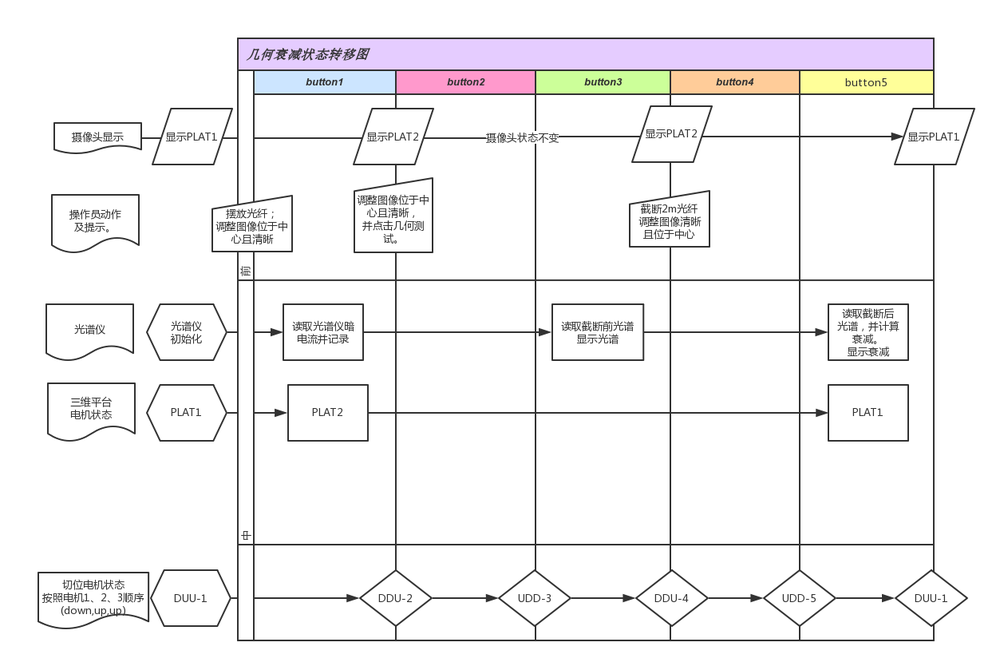
#> input picture setting/md/switch.png, 1000 x 666 px, shrunk from 1253 x 834 before the run; its folder holds only this picture in this run
$ python -i sharp.py   (imports and definitions only)
#> lines starting #> are read from the running program, lines starting #| are printed output that depends on the picture
#!/usr/bin/python
from __future__ import division
import cv2
import numpy as np
import pdb
import time
import matplotlib.pyplot as plt


class IsSharp(object):
    """docstring for IsSharp"""
    def __init__(self,file):
#> called with file = 'setting/md/switch.png'
        super(IsSharp, self).__init__()
        # self.arg = arg
        self.img = cv2.imread(file)
#> self.img is the input picture: shape (666, 1000, 3); mean B, G, R 242.9, 242.1, 243.2


    def isSharp(self):
        time0 = time.time()
        img = self.img
        img = cv2.cvtColor(img, cv2.COLOR_RGB2GRAY)
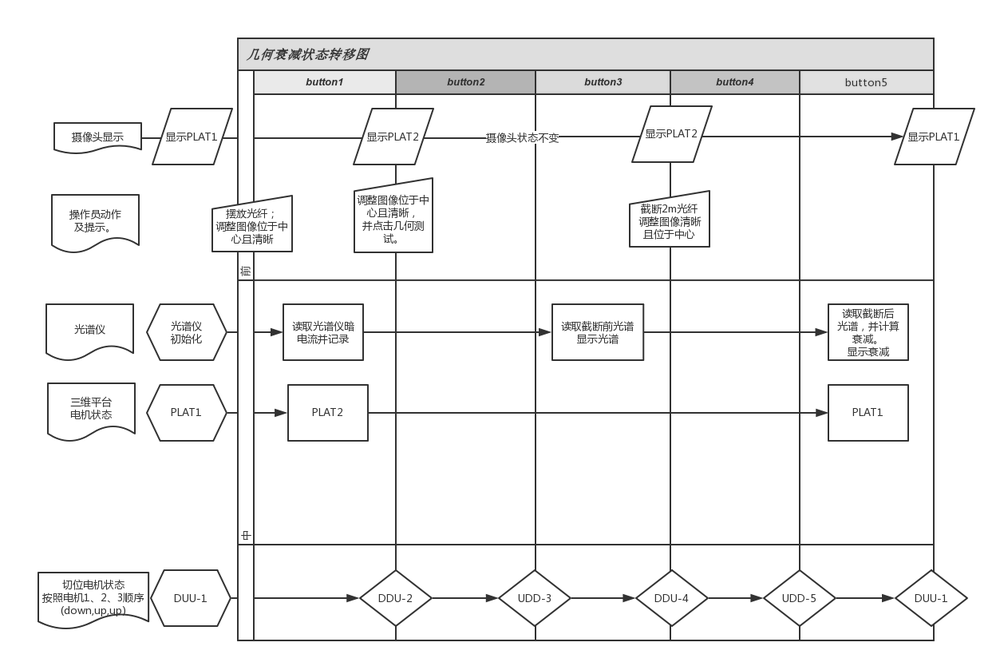
#> img: shape (666, 1000); min 0, max 255, mean 242.5
        # pdb.set_trace()
        midsize = self._midSize(sizecoup = img.shape)
#> midsize = (266, 399, 400, 600)
        img = img[midsize[0]:midsize[1],midsize[2]:midsize[3]]
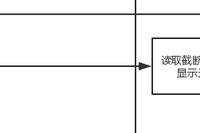
#> img: shape (133, 200); min 9, max 255, mean 244.6
        # img = cv2.GaussianBlur(img,(5, 5 ),0)
        kernel = cv2.getStructuringElement(cv2.MORPH_RECT,(3, 3))
        erode = cv2.erode(img,kernel)
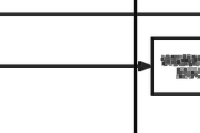
#> erode: shape (133, 200); min 9, max 255, mean 231.8
        dilate = cv2.dilate(img,kernel)
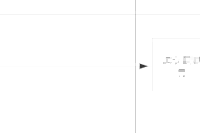
#> dilate: shape (133, 200); min 53, max 255, mean 254.3
        img = cv2.absdiff(dilate,erode)
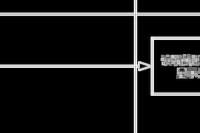
#> img: shape (133, 200); min 0, max 246, mean 22.5
        # [5 lines of commented-out code are left out]
        sumGrad2 = (img**2).sum()
#> sumGrad2 = 408235
        normalizationSharp = sumGrad2*1000//img.size
#> normalizationSharp = 15347
        timeEnd = time.time()-time0
        print('work time ',timeEnd)
        print('result:',sumGrad2,'norm:',normalizationSharp//10.0)
#| result: 408235 norm: 1534.0
        # cv2.imshow("adaptiveThreshold",img)
        # cv2.waitKey(0)
        return round(normalizationSharp/1000.0,2)

    def isSharpCanny(self):
        time0 = time.time()
        img = self.img
        img = cv2.cvtColor(img, cv2.COLOR_RGB2GRAY)
        # pdb.set_trace()
        midsize = self._midSize(sizecoup = img.shape)
        # pdb.set_trace()
        img = img[midsize[0]:midsize[1]:2,midsize[2]:midsize[3]:2]
        # img = cv2.GaussianBlur(img,(5, 5 ),0)

        img = cv2.Canny(img, 50, 150)
        # [11 lines of commented-out code are left out]
        sumGrad2 = (img**2).sum()
        normalizationSharp = sumGrad2*1000//img.size
        timeEnd = time.time()-time0
        print('work time ',timeEnd)
        print('result:',sumGrad2,'norm:',normalizationSharp//10.0)
        # cv2.imshow("adaptiveThreshold",img)
        # cv2.waitKey(0)
        return round(normalizationSharp/1000.0,2)


    def _midSize(self,sizecoup = (100,100), rato = 0.4):
        # size0 = sizecoup[]
        x00 = int(sizecoup[0]*rato)
        x01 = int(sizecoup[0]*(1-rato))
        x10 = int(sizecoup[1]*(rato))
        x11 = int(sizecoup[1]*(1-rato))
        # pdb.set_trace()
        return (x00, x01, x10 ,x11)


import sys
import os
# [10 lines not run here, left out]
        # find

>>> result = IsSharp('setting/md/switch.png').isSharp()
#> result = 15.35
